Frame 1 (no input): blank canvas, image omitted
Frame 60 (the mouse pressed at the canvas centre just before this capture): blank canvas, image omitted
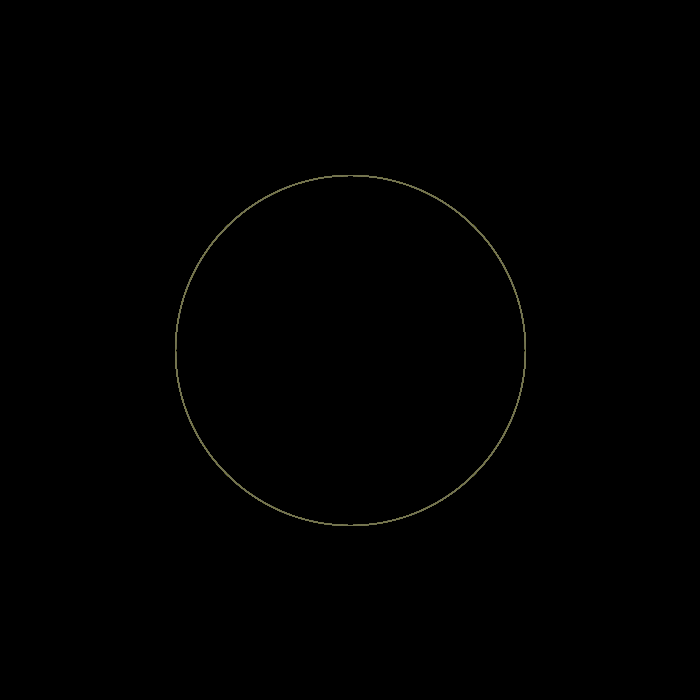
Frame 120 (the mouse held since frame 60 and released just before this capture)

The Processing sketch whose frames 1 and 60 were blank and that drew this single picture after the mouse press (run headless with seeded random() and noise(); from frame 60 on, the mouse is pressed at the canvas centre):

// Processing sketch: processing_55037
// ── processing_55037.pde

void setup() {
  size(700,700);
  background(0);
}
 
void draw() {
  smooth();
  noFill();
  strokeWeight(1);
  stroke(mouseX/3,mouseY/3,80,180);
  ellipse(mouseX,mouseY,mouseY,mouseX);
}
 
void mousePressed() {
  background(mouseX/3,mouseY/3,50,110);
}
 
void keyPressed() {
  background(0);
}
